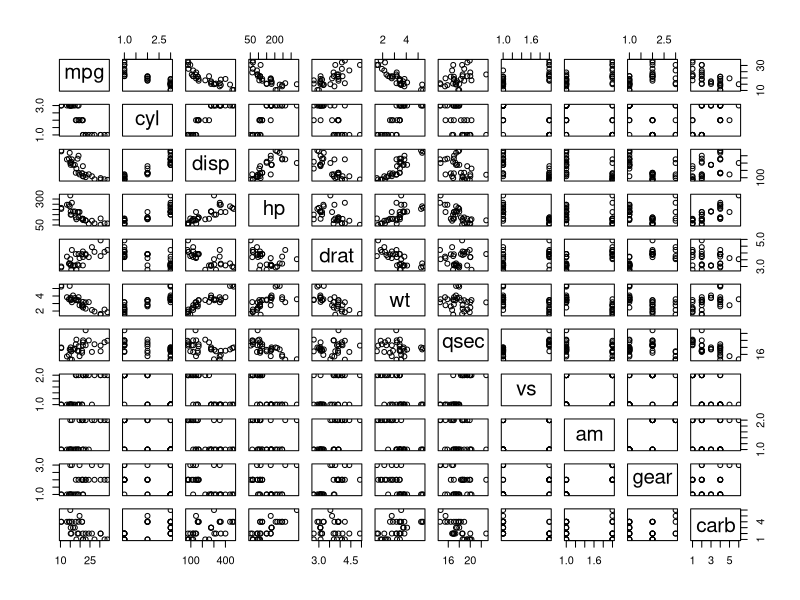
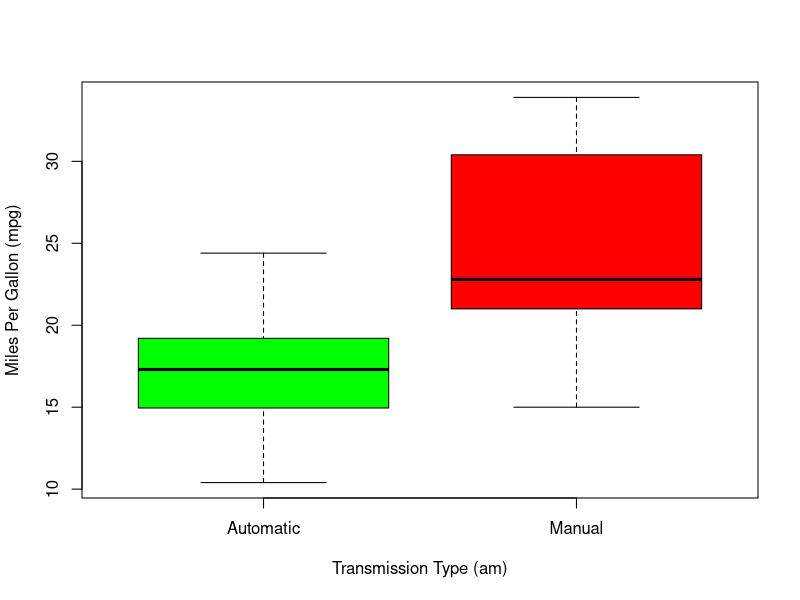
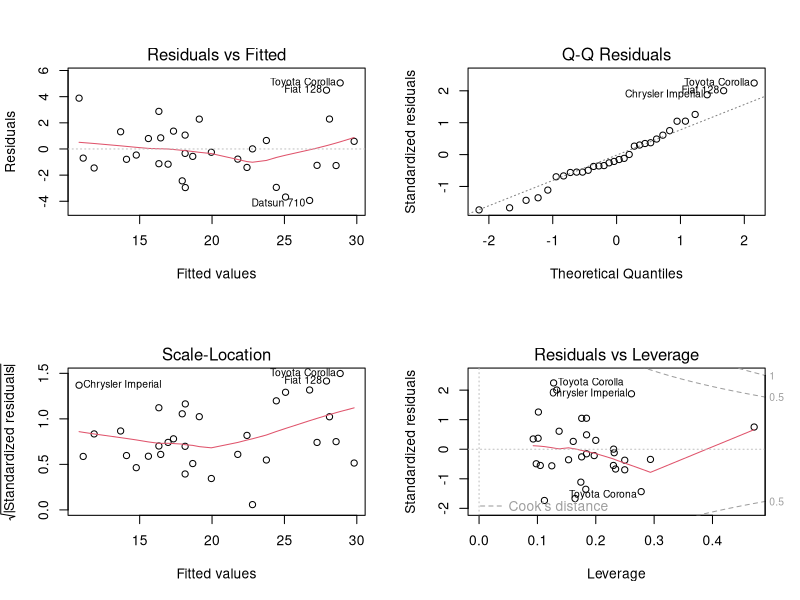

Reproduce these figures in R, in order.
## ---- chunk 1
data(mtcars)
mtcars$am <- factor(mtcars$am,labels=c("Automatic","Manual"))
mtcars$gear <- factor(mtcars$gear)
mtcars$cyl <- factor(mtcars$cyl)
mtcars$vs <- factor(mtcars$vs)
mtcars$carb <- factor(mtcars$carb)
## ---- chunk 2
pairs(mpg ~ ., data = mtcars)
## ---- chunk 3
boxplot(mpg ~ am, data = mtcars, col = (c("green","red")), ylab = "Miles Per Gallon (mpg)", xlab = "Transmission Type (am)")
## ---- chunk 4
initial_model <- lm(mpg ~ ., data = mtcars)
best_model <- step(initial_model, direction = "both")
## ---- chunk 5
summary(best_model)
## ---- chunk 6
simple_model <- lm(mpg ~ am, data = mtcars)
anova(simple_model,best_model,initial_model)
## ---- chunk 7
par(mfrow=c(2, 2))
plot(best_model)
## ---- chunk 8
t.test(mpg ~ am, data = mtcars)
